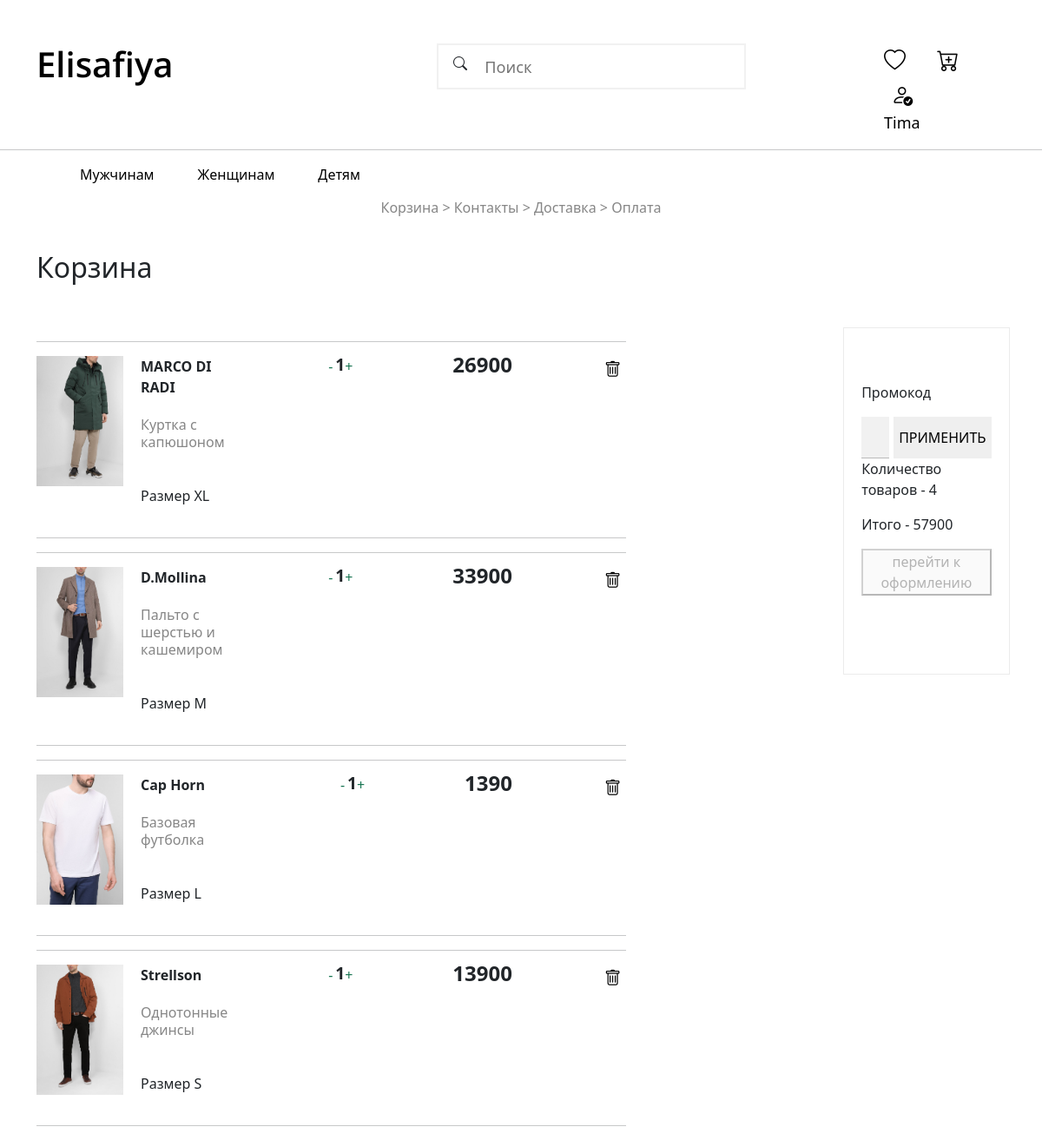
Screenshot of /korzina/ (signed in) with the database file from the repository.
### main_ham/models.py (models this page shows, shortened)
class For_man(models.Model):
    SUM = 'ЛЕТО'
    WIN = 'ЗИМА'
    AUT = 'ОСЕНЬ'
    SPR= 'ВЕСНА'
    SEASON = [
        (SUM,'ЛЕТО'),
        (WIN,'ЗИМА'),
        (AUT,'ОСЕНЬ'),
        (SPR,'ВЕСНА'),
    ]
    SIZE = [
        ('XXS','XSS'),
        ('S','S'),
        ('M','M'),
        ('L','L'),
        ('XL','XL'),
        ('XXL','XXL'),
        ('XXXL','XXXL'),
    ]
    name_tovar = models.CharField('Имя товара', max_length=100)
    about_the_tovar = models.CharField('О товаре ',max_length=3000)
    price = models.IntegerField('Цена',null=True)
    image_tovar = models.ImageField(upload_to='%Y/%m/%d',null=True)
    size = models.CharField('Размер',choices=SIZE, max_length=4,null=True,blank=True)
    color = models.CharField('Цвет ', null=True,max_length=100,blank=True)
    articul_tovar = models.CharField('Артикул', max_length=20)
    sostav_tovar = models.CharField('Состав', max_length=100)
    season = models.CharField('Сезон',choices=SEASON,max_length=5,default=SUM)
    country = models.CharField('Страна',max_length=20)
    double_table = models.ForeignKey('Category',on_delete=models.CASCADE,null=True)
    class Meta():
        verbose_name = 'Мужчина'
        verbose_name_plural = 'Мужчины'

class Corzina(models.Model):
    id_clothes = models.IntegerField('ID товара ',null=True)
    accounte = models.CharField('login',max_length=50,null=True)
    count = models.IntegerField('Количество',null=True,default=1)
    price_for_tovars = models.ForeignKey('For_man',on_delete=models.CASCADE,null=True)
    class Meta():
        verbose_name = 'Корзина'
        verbose_name_plural = 'Корзины'

### main_ham/views.py (the view)
# urls.py: path('korzina/',views.korzina,name = 'korzina'),
def korzina(request):
    idl = 0
    corzina = Corzina.objects.all()
    users_cor = []
    dict = {}
    id_count = []
    counter = 0
    for item in Corzina.objects.all():
        id_count.append(item.id_clothes)
        dict[item.id_clothes] = item.count
        users_cor.append(item.accounte)
        counter+=dict[item.id_clothes]
    dlina = len(dict)
    print(dlina)
    if request.POST.get(f'delete'):
        cor = Corzina.objects.get(id_clothes = idl)
        cor.delete()
    if request.user.is_authenticated:
        return render(request, 'main_ham/korzina.html', {'for_man':For_man.objects.all(),
                                                       'korzina':Corzina.objects.all(),
                                                        'count': sum,
                                                        'idl':idl})
    else:
        return redirect('login')

### main_ham/templates/main_ham/korzina.html (shortened to what this page needs)
{% extends 'main_ham/index.html' %}
{% block tovars %}
<section class="tovar-corzina">
    <div class="container">
        <div class="row">
            <h1>Корзина > Контакты > Доставка > Оплата</h1>
            <h2>Корзина</h2>
            <div class="main-tovars-corzina">
                <div class="tovars-corizna-main">
                      {% for item in korzina %}
                {% for j in for_man %}
                    {% if item.id_clothes == j.id and item.accounte == user.username  %}
            <hr>
            <div class="col">
                <div class="list-korzina">
               <div class="img">
                   <img src="{{j.image_tovar.url}}" alt="">
               </div>
                <div class="info-korzina">
                    <p class="title_korzina">{{j.name_tovar}}</p>
                    <p class="about_korzina">{{j.about_the_tovar}}</p>
                    <p class="size_korzina">Размер {{j.size}}</p>
                </div>
                <div class="count-korzina">
                    <button class="minus">-</button>
                    <p>{{item.count}}</p>
                    <button class="plus">+</button>
                </div>
                <div class="price-korzina">
                    <p>{{j.price}}</p>
                </div>
                <div class="delete-korzina">
                    <form action="" method="POST">
                    <button name="delete" value="delete-{{item.id_clothes}}"><i class="bi bi-trash"></i></button>
                        </form>
                </div>
            </div>
                </div>
            <hr>
            {%endif %}
                    {% endfor %}
                        {% endfor %}
                </div>
                <div class="right-promo-tovars">
                                <div class="formalization">
                <p class="prom">Промокод</p>
                <div class="promocod">
                              <input type="text" class="form-control" placeholder="Введите промокод">
                <button>Применить</button>
                </div>
                <div class="count-form">
                    <p>Количество товаров - 4</p>
                </div>
                <div class="sum">
                    <p>Итого - <span>57900</span></p>
                </div>
                                    <div class="oformlenie">
                                        <div class="total_button_row__7rsiA"><button type="button" class="button_button__cU3wk button_big__7sDc0 button_block__7PIvU button_fill__8i3U_ button_primary__l40A8 button_icon_after__4rbZP button_disabled__I6UnD" disabled=""><span class="button_text__wQRT1">перейти к оформлению</span></button></div>
                                    </div>
            </div>
                </div>
            </div>
        </div>
    </div>
</section>
{% endblock %}

### main_ham/templates/main_ham/index.html (shortened to what this page needs)
{% load static %}
<!DOCTYPE html>
<html lang="ru">
<head>
    <link rel="stylesheet" href="https://cdn.jsdelivr.net/npm/bootstrap-icons@1.8.1/font/bootstrap-icons.css">
     <link rel="stylesheet" href="{% static 'main_ham/css/style.css' %} ">
    <link href="https://cdn.jsdelivr.net/npm/bootstrap@5.2.3/dist/css/bootstrap.min.css" rel="stylesheet">
</head>
<body>
    <section class="top">
        <div class="container">
            <div class="main">
                <div class="row d-flex justify-content-between">
                    <div class="col-4">
                        <a href="{% url 'home' %}">
                        <h1>Elisafiya</h1>
                    </a>
                    </div>
                    <div class="col-4">
                        <div class="search">
                            <i class="bi bi-search"></i>
                            <input type="search" placeholder="Поиск">
                        </div>
                    </div>
                    <div class="col-2" >
                        <button><a href="{% url 'likes' %}" id="heart"><i class="bi bi-heart" ></i></a></button>
                        {% if  acc in users_cor and dlina %}
                        <button><a href="{% url 'korzina' %}"><i class="bi bi-cart-plus"></i></a></button><span>{{counter}}</span>
                        {% else %}
                        <button><a href="{% url 'korzina' %}"><i class="bi bi-cart-plus"></i></a></button>
                        {% endif %}
                        {% if request.user.is_authenticated %}
                        <button class="btn-log"><a href="{% url 'logout' %}"><i class="bi bi-person-check"></i><font size="4">{{user.username}}</font></a></button>
                        {% else %}
                        <button><a href="{% url 'login' %}"><i class="bi bi-person"></i></a></button>
                        {% endif %}
                    </div>
                </div>
            </div>
        </div>
    </section>
    <hr>
{% block razdel %}
    <section class="links">
        <div class="container">
            <div class="info-links">
                <div class="row">
                    <ul class="osnov">
                        <li><a href="" id="man">Мужчинам</a></li>
                        <li><a href="" id="women">Женщинам</a></li>
                        <li><a href="" id="child">Детям</a></li>
                    </ul>
                </div>
            </div>
        </div>
    </section>
{% endblock %}
{% block tovars %}{% endblock %}
</body>
</html>

### main_ham/static/main_ham/css/style.css (style rules this page uses)
body { font-family: 'Roboto', sans-serif; }
.top button { border: none; background: none; font-size: 25px; margin-left: 20px; }
.top { margin-top: 50px; }
.top input { cursor: pointer; font-weight: 300; color: #868686; padding-left: 3.3333333333rem; padding-right: 3.3333333333rem; height: 3.3333333333rem; border: 0.1333333333rem solid #f1f1f1; border-radius: 0; width: 100%; transition: border-color .1s,box-shadow .1s; font-size: 1.1333333333rem; line-height: 1.6rem; background-color: #fff; }
.top .search { display: flex; }
i.bi-search { font-size: 1rem; width: 26px; height: 26px; line-height: 26px; text-align: center; margin-right: -40px; position: relative; top: 10px; z-index: 1; float: left; }
.main { margin: 0 auto; }
.links .info-links .osnov { display: flex; }
.links .info-links li { list-style-type: none; margin-left: 50px; }
.links .info-links a { text-decoration: none; color: black; }
.btn-log font { display: block; }
.top h1 { font-family: 'Open Sans', sans-serif; font-weight: 600; }
.top .main a { color: black; text-decoration: none; }
.list-korzina { display: flex; }
.list-korzina .count-korzina { display: flex; }
.list-korzina .img img { max-width: 100px; max-height: 150px; }
.list-korzina .info-korzina { margin-left: 20px; }
.list-korzina .info-korzina .title_korzina { font-weight: 700 ; }
.list-korzina .info-korzina .about_korzina { padding-top: 5px; color: #868686; font-size: 1rem; line-height: 20px; margin-bottom: 40px; }
.list-korzina .count-korzina { margin-left: 100px; }
.list-korzina .count-korzina .plus { display: flex; width: 1.5rem; height: 1.5rem; color: #187552; background-color: transparent; padding: 0; margin: 0; border: none; font-family: inherit; font-size: inherit; line-height: inherit; text-transform: none; text-decoration: none; cursor: pointer; user-select: none; transition: color .1s ease; -webkit-appearance: button; }
.list-korzina .count-korzina p { font-weight: bold; font-size: 1.2rem; line-height: 20px; margin-bottom: 40px; }
.tovar-corzina h1 { color: #868686; text-align: center; font-size: 1rem; line-height: 20px; margin-bottom: 40px; }
.tovar-corzina h2 { margin-bottom: 50px; }
.list-korzina .count-korzina .minus { display: flex; width: 1.5rem; height: 1.5rem; color: #187552; background-color: transparent; padding: 0; padding-left: 1rem; margin: 0; border: none; font-family: inherit; font-size: inherit; line-height: inherit; text-transform: none; text-decoration: none; cursor: pointer; user-select: none; transition: color .1s ease; -webkit-appearance: button; }
.list-korzina .price-korzina { margin-left: 100px; font-weight: bold; font-size: 1.5rem; line-height: 20px; margin-bottom: 40px; }
.list-korzina .delete-korzina button { margin-left: 100px; border: none; background: white; font-size: 1.2rem; }
.list-korzina { max-width: 760px; justify-content: space-between; margin-bottom: 20px; }
.tovar-corzina hr { max-width: 760px; }
.tovar-corzina .formalization { max-width: 600px; }
.formalization .promocod { display: flex; }
.formalization .promocod input { height: 3rem; border: none; border-bottom: 0.0625rem solid #b9b9b9; padding-right: 1rem; padding-left: 1rem; width: 100%; font-size: 1.125rem; line-height: 1rem; background-color: #f1f1f1; color: #231f20; -webkit-appearance: none; text-overflow: ellipsis; border-radius: 0; }
.formalization .promocod button { border: none; margin-left: 5px; text-transform: uppercase; }
.main-tovars-corzina { display: flex; }
.right-promo-tovars { border: 1px solid black; max-height: 400px; border: 0.0625rem solid rgba(0,0,0,.08); margin-left: 250px; }
.right-promo-tovars .formalization { padding: 1.5rem 1.25rem 1.75rem; margin-top: 20%; align-self: center; }
.formalization button { width: 100%; }

### rows the page displays
Corzina: count "1"
For_man: image_tovar (picture), name_tovar "MARCO DI RADI", about_the_tovar "Куртка с капюшоном", size "XL", price "26900"
Corzina: count "1"
For_man: image_tovar (picture), name_tovar "D.Mollina", about_the_tovar "Пальто с шерстью и кашемиром", size "M", price "33900"
Corzina: count "1"
For_man: image_tovar (picture), name_tovar "Cap Horn", about_the_tovar "Базовая футболка", size "L", price "1390"
Corzina: count "1"
For_man: image_tovar (picture), name_tovar "Strellson", about_the_tovar "Однотонные джинсы", size "S", price "13900"

### other values shown
{{ user.username }} "Tima"
